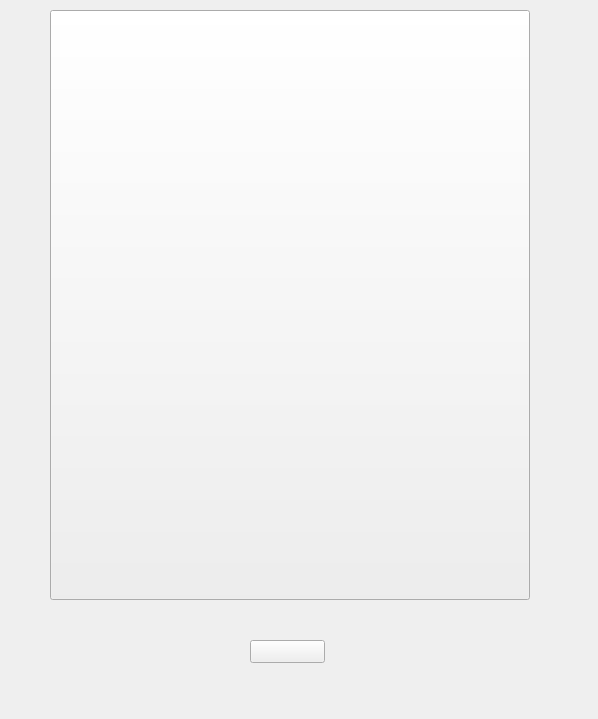
<?xml version="1.0" encoding="UTF-8"?>
<ui version="4.0">
 <class>GurdualClass</class>
 <widget class="QMainWindow" name="GurdualClass">
  <property name="geometry">
   <rect>
    <x>0</x>
    <y>0</y>
    <width>598</width>
    <height>719</height>
   </rect>
  </property>
  <property name="windowTitle">
   <string>Gurdual</string>
  </property>
  <widget class="QWidget" name="centralWidget">
   <widget class="QPushButton" name="btn">
    <property name="geometry">
     <rect>
      <x>50</x>
      <y>10</y>
      <width>480</width>
      <height>590</height>
     </rect>
    </property>
    <property name="text">
     <string/>
    </property>
   </widget>
   <widget class="QPushButton" name="btnShow">
    <property name="geometry">
     <rect>
      <x>250</x>
      <y>640</y>
      <width>75</width>
      <height>23</height>
     </rect>
    </property>
    <property name="text">
     <string/>
    </property>
   </widget>
  </widget>
 </widget>
 <layoutdefault spacing="6" margin="11"/>
 <resources>
  <include location="Gurdual.qrc"/>
 </resources>
 <connections/>
</ui>
